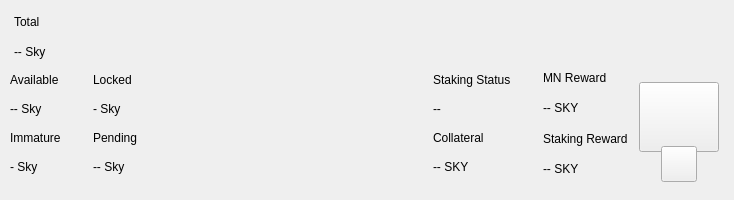
<?xml version="1.0" encoding="UTF-8"?>
<ui version="4.0">
 <class>TopBar</class>
 <widget class="QWidget" name="TopBar">
  <property name="geometry">
   <rect>
    <x>0</x>
    <y>0</y>
    <width>734</width>
    <height>200</height>
   </rect>
  </property>
  <property name="minimumSize">
   <size>
    <width>0</width>
    <height>200</height>
   </size>
  </property>
  <property name="maximumSize">
   <size>
    <width>16777215</width>
    <height>200</height>
   </size>
  </property>
  <property name="windowTitle">
   <string notr="true">N/A</string>
  </property>
  <layout class="QVBoxLayout" name="verticalLayout_10" stretch="0">
   <property name="spacing">
    <number>0</number>
   </property>
   <property name="leftMargin">
    <number>0</number>
   </property>
   <property name="topMargin">
    <number>0</number>
   </property>
   <property name="rightMargin">
    <number>0</number>
   </property>
   <property name="bottomMargin">
    <number>0</number>
   </property>
   <item>
    <widget class="PFBorderImage" name="containerTop">
     <layout class="QVBoxLayout" name="verticalLayout_11">
      <property name="spacing">
       <number>0</number>
      </property>
      <property name="leftMargin">
       <number>0</number>
      </property>
      <property name="topMargin">
       <number>0</number>
      </property>
      <property name="rightMargin">
       <number>0</number>
      </property>
      <property name="bottomMargin">
       <number>0</number>
      </property>
      <item>
       <widget class="QWidget" name="top_container_2" native="true">
        <property name="minimumSize">
         <size>
          <width>0</width>
          <height>65</height>
         </size>
        </property>
        <layout class="QHBoxLayout" name="top_container">
         <property name="spacing">
          <number>0</number>
         </property>
         <property name="leftMargin">
          <number>14</number>
         </property>
         <property name="topMargin">
          <number>0</number>
         </property>
         <property name="rightMargin">
          <number>14</number>
         </property>
         <property name="bottomMargin">
          <number>0</number>
         </property>
         <item alignment="Qt::AlignVCenter">
          <widget class="QWidget" name="widgetTopAmount" native="true">
           <property name="sizePolicy">
            <sizepolicy hsizetype="Preferred" vsizetype="Maximum">
             <horstretch>0</horstretch>
             <verstretch>0</verstretch>
            </sizepolicy>
           </property>
           <layout class="QHBoxLayout" name="horizontalLayout_5">
            <property name="spacing">
             <number>5</number>
            </property>
            <property name="leftMargin">
             <number>0</number>
            </property>
            <property name="topMargin">
             <number>0</number>
            </property>
            <property name="rightMargin">
             <number>0</number>
            </property>
            <property name="bottomMargin">
             <number>0</number>
            </property>
           </layout>
          </widget>
         </item>
		<item>
		<layout class="QHBoxLayout" name="horizontalLayout_4">
			<property name="spacing">
			<number>12</number>
			</property>
			<property name="rightMargin">
			<number>0</number>
			</property>
			<item>
			<widget class="QWidget" name="widgetAmount" native="true">
		<layout class="QVBoxLayout" name="verticalLayout_2">
			<property name="spacing">
			<number>2</number>
			</property>
			<property name="leftMargin">
			<number>0</number>
			</property>
			<property name="topMargin">
			<number>8</number>
			</property>
			<property name="rightMargin">
			<number>0</number>
			</property>
			<property name="bottomMargin">
			<number>0</number>
			</property>
		<item>
			<widget class="QLabel" name="labelTitle1">
			<property name="text">
			<string>Total</string>
			</property>
			</widget>
		</item>
		<item>
			<widget class="QLabel" name="labelAmountSky">
			<property name="text">
			<string notr="true">-- Sky</string>
			</property>
			</widget>
		</item>
			</layout>
			</widget>
			</item>
         <item alignment="Qt::AlignVCenter">
          <widget class="QWidget" name="widgetTopAmount" native="true">
           <property name="sizePolicy">
            <sizepolicy hsizetype="Preferred" vsizetype="Maximum">
             <horstretch>0</horstretch>
             <verstretch>0</verstretch>
            </sizepolicy>
           </property>
           <layout class="QHBoxLayout" name="horizontalLayout_5">
            <property name="spacing">
			<number>0</number>
            </property>
            <property name="leftMargin">
             <number>0</number>
            </property>
            <property name="topMargin">
             <number>0</number>
            </property>
            <property name="rightMargin">
             <number>0</number>
            </property>
            <property name="bottomMargin">
             <number>0</number>
            </property>
           </layout>
          </widget>
         </item>
         <item>
          <spacer name="horizontalSpacer">
           <property name="orientation">
            <enum>Qt::Horizontal</enum>
           </property>
           <property name="sizeHint" stdset="0">
            <size>
             <width>40</width>
             <height>20</height>
            </size>
           </property>
          </spacer>
         </item>
           <item alignment="Qt::AlignRight">
            <widget class="QWidget" name="layoutSync" native="true">
             <property name="minimumSize">
              <size>
               <width>0</width>
               <height>36</height>
              </size>
             </property>
             <property name="maximumSize">
              <size>
               <width>16777215</width>
               <height>36</height>
              </size>
             </property>
             <layout class="QVBoxLayout" name="verticalLayout_9">
              <property name="leftMargin">
               <number>0</number>
              </property>
              <property name="topMargin">
               <number>0</number>
              </property>
              <property name="rightMargin">
               <number>0</number>
              </property>
              <property name="bottomMargin">
               <number>0</number>
              </property>
              <item>
               <widget class="ExpandableButton" name="pushButtonSync" native="true">
                <property name="minimumSize">
                 <size>
                  <width>36</width>
                  <height>36</height>
                 </size>
                </property>
                <property name="maximumSize">
                 <size>
                  <width>16777215</width>
                  <height>36</height>
                 </size>
                </property>
               </widget>
              </item>
             </layout>
            </widget>
           </item>
           <item>
            <widget class="ExpandableButton" name="pushButtonHDUpgrade" native="true">
             <property name="minimumSize">
              <size>
               <width>36</width>
               <height>36</height>
              </size>
             </property>
            </widget>
           </item>
		   <item>
			<widget class="ExpandableButton" name="pushButtonMasternodes" native="true">
			<property name="minimumSize">
			<size>
			<width>36</width>
			<height>36</height>
			</size>
			</property>
			<property name="maximumSize">
			<size>
			<width>16777215</width>
			<height>36</height>
			</size>
			</property>
			</widget>
			</item>
			<item>
			<widget class="ExpandableButton" name="pushButtonConf" native="true">
			<property name="minimumSize">
			<size>
			<width>36</width>
			<height>36</height>
			</size>
			</property>
			<property name="maximumSize">
			<size>
			<width>16777215</width>
			<height>36</height>
			</size>
			</property>
			</widget>
			</item>
           <item>
            <widget class="ExpandableButton" name="pushButtonConnection" native="true">
             <property name="minimumSize">
              <size>
               <width>36</width>
               <height>36</height>
              </size>
             </property>
            </widget>
           </item>
           <item>
            <widget class="ExpandableButton" name="pushButtonLock" native="true">
             <property name="sizePolicy">
              <sizepolicy hsizetype="Expanding" vsizetype="Expanding">
               <horstretch>0</horstretch>
               <verstretch>0</verstretch>
              </sizepolicy>
             </property>
             <property name="minimumSize">
              <size>
               <width>36</width>
               <height>0</height>
              </size>
             </property>
            </widget>
           </item>
           <item>
            <widget class="ExpandableButton" name="pushButtonTheme" native="true">
             <property name="minimumSize">
              <size>
               <width>36</width>
               <height>36</height>
              </size>
             </property>
             <property name="maximumSize">
              <size>
               <width>16777215</width>
               <height>36</height>
              </size>
             </property>
            </widget>
           </item>
          </layout>
         </item>
        </layout>
       </widget>
      </item>
      <item>
       <widget class="QWidget" name="bottom_container" native="true">
        <property name="minimumSize">
         <size>
          <width>0</width>
          <height>135</height>
         </size>
        </property>
        <layout class="QHBoxLayout" name="botton_container">
         <property name="leftMargin">
          <number>10</number>
         </property>
         <property name="topMargin">
          <number>0</number>
         </property>
         <property name="rightMargin">
          <number>10</number>
         </property>
         <property name="bottomMargin">
          <number>10</number>
         </property>
	     <item>
		<layout class="QHBoxLayout" name="horizontalLayout_3">
			<property name="spacing">
			<number>0</number>
			</property>
			<property name="bottomMargin">
			<number>9</number>
			</property>
			<item>
			<layout class="QVBoxLayout" name="verticalLayout_7">
			<property name="spacing">
			<number>0</number>
			</property>
			<property name="leftMargin">
			<number>0</number>
			</property>
			<property name="rightMargin">
			<number>0</number>
			</property>
			<item>
		<layout class="QHBoxLayout" name="horizontalLayout_2">
			<property name="spacing">
			<number>0</number>
			</property>
			<item>
		<layout class="QVBoxLayout" name="verticalLayout_6">
			<item>
			<widget class="QLabel" name="labelTitle5">
			<property name="text">
			<string>Available</string>
			</property>
			</widget>
			</item>
			<item>
			<widget class="QLabel" name="labelAvailableSky">
			<property name="text">
			<string>-- Sky</string>
			</property>
			</widget>
			</item>
			<item>
			<widget class="QLabel" name="labelTitle4">
			<property name="text">
			<string>Immature</string>
			</property>
			</widget>
			</item>
			<item>
			<widget class="QLabel" name="labelImmatureSky">
			<property name="text">
			<string notr="true">- Sky</string>
			</property>
			</widget>
			</item>
			</layout>
			</item>
			<item>
		<layout class="QVBoxLayout" name="verticalLayout_8">
			<property name="leftMargin">
			<number>32</number>
			</property>
			<item>
			<widget class="QLabel" name="labelTitle6">
			<property name="text">
			<string>Locked</string>
			</property>
			</widget>
			</item>
			<item>
			<widget class="QLabel" name="labelLockedSky">
			<property name="text">
			<string>- Sky</string>
			</property>
			</widget>
			</item>
			<item>
			<widget class="QLabel" name="labelTitle3">
			<property name="text">
			<string>Pending</string>
			</property>
			</widget>
			</item>
			<item>
			<widget class="QLabel" name="labelPendingSky">
			<property name="text">
			<string notr="true">-- Sky</string>
			</property>
			</widget>
			</item>
			</layout>
			</item>
			</layout>
			</item>
			</layout>
			</item>
			</layout>
			</item>
         <item>
          <spacer name="horizontalSpacer_2">
           <property name="orientation">
            <enum>Qt::Horizontal</enum>
           </property>
           <property name="sizeHint" stdset="0">
            <size>
             <width>40</width>
             <height>20</height>
            </size>
           </property>
          </spacer>
         </item>
		<item>
          <layout class="QHBoxLayout" name="horizontalLayout_6">
           <property name="spacing">
            <number>0</number>
           </property>
           <property name="rightMargin">
            <number>0</number>
           </property>
           <property name="bottomMargin">
            <number>9</number>
           </property>
           <item>
            <layout class="QVBoxLayout" name="verticalLayout_5">
             <item>
              <widget class="QLabel" name="labelStakingInfo">
               <property name="text">
                <string>Staking Status</string>
               </property>
              </widget>
             </item>
             <item>
               <widget class="QLabel" name="labelStakingStatus">
                <property name="text">
                 <string notr="true">--</string>
                </property>
               </widget>
              </item>
             <item>
              <widget class="QLabel" name="labelTitle8">
               <property name="text">
                <string>Collateral</string>
               </property>
              </widget>
             </item>
             <item>
              <widget class="QLabel" name="labelCollateralSky">
               <property name="text">
                <string notr="true">-- SKY</string>
               </property>
              </widget>
             </item>
            </layout>
           </item>
           <item>
            <widget class="QWidget" name="widgetNextCollateral" native="true">
             <layout class="QVBoxLayout" name="verticalLayout_12">
              <property name="leftMargin">
               <number>32</number>
              </property>
              <property name="topMargin">
               <number>0</number>
              </property>
              <property name="rightMargin">
               <number>0</number>
              </property>
              <property name="bottomMargin">
               <number>0</number>
              </property>
				 <item>
               <widget class="QLabel" name="labelMNReward">
                <property name="text">
                 <string>MN Reward</string>
                </property>
               </widget>
              </item>
              <item>
               <widget class="QLabel" name="labelMNRewardvalue">
                <property name="text">
                 <string>-- SKY</string>
                </property>
               </widget>
              </item>
              <item>
               <widget class="QLabel" name="labelStakingReward">
                <property name="text">
                 <string>Staking Reward</string>
                </property>
               </widget>
              </item>
              <item>
               <widget class="QLabel" name="labelStakingRewardvalue">
                <property name="text">
                 <string notr="true">-- SKY</string>
                </property>
               </widget>
              </item>
             </layout>
            </widget>
           </item>
          </layout>
         </item>
         <item alignment="Qt::AlignHCenter|Qt::AlignVCenter">
          <widget class="QWidget" name="qrContainer" native="true">
           <property name="sizePolicy">
            <sizepolicy hsizetype="Preferred" vsizetype="Minimum">
             <horstretch>0</horstretch>
             <verstretch>0</verstretch>
            </sizepolicy>
           </property>
           <property name="minimumSize">
            <size>
             <width>90</width>
             <height>110</height>
            </size>
           </property>
           <property name="maximumSize">
            <size>
             <width>90</width>
             <height>110</height>
            </size>
           </property>
           <layout class="QVBoxLayout" name="containerQR">
            <property name="spacing">
             <number>0</number>
            </property>
            <property name="leftMargin">
             <number>5</number>
            </property>
            <property name="topMargin">
             <number>10</number>
            </property>
            <property name="rightMargin">
             <number>5</number>
            </property>
            <property name="bottomMargin">
             <number>0</number>
            </property>
            <item>
             <widget class="QPushButton" name="btnQr">
              <property name="minimumSize">
               <size>
                <width>70</width>
                <height>70</height>
               </size>
              </property>
              <property name="maximumSize">
               <size>
                <width>16777215</width>
                <height>70</height>
               </size>
              </property>
              <property name="focusPolicy">
               <enum>Qt::NoFocus</enum>
              </property>
              <property name="text">
               <string/>
              </property>
              <property name="iconSize">
               <size>
                <width>70</width>
                <height>70</height>
               </size>
              </property>
             </widget>
            </item>
            <item>
             <spacer name="verticalSpacer">
              <property name="orientation">
               <enum>Qt::Vertical</enum>
              </property>
              <property name="sizeType">
               <enum>QSizePolicy::Fixed</enum>
              </property>
              <property name="sizeHint" stdset="0">
               <size>
                <width>20</width>
                <height>20</height>
               </size>
              </property>
             </spacer>
            </item>
            <item alignment="Qt::AlignHCenter|Qt::AlignBottom">
             <widget class="QPushButton" name="pushButtonQR">
              <property name="minimumSize">
               <size>
                <width>36</width>
                <height>36</height>
               </size>
              </property>
              <property name="maximumSize">
               <size>
                <width>36</width>
                <height>36</height>
               </size>
              </property>
              <property name="focusPolicy">
               <enum>Qt::NoFocus</enum>
              </property>
              <property name="text">
               <string/>
              </property>
             </widget>
            </item>
           </layout>
          </widget>
         </item>
        </layout>
       </widget>
      </item>
     </layout>
    </widget>
   </item>
  </layout>
 </widget>
 <customwidgets>
  <customwidget>
   <class>ExpandableButton</class>
   <extends>QWidget</extends>
   <header>qt/skyra/expandablebutton.h</header>
   <container>1</container>
  </customwidget>
  <customwidget>
   <class>PFBorderImage</class>
   <extends>QFrame</extends>
   <header>qt/skyra/pfborderimage.h</header>
   <container>1</container>
  </customwidget>
 </customwidgets>
 <resources/>
 <connections/>
</ui>
